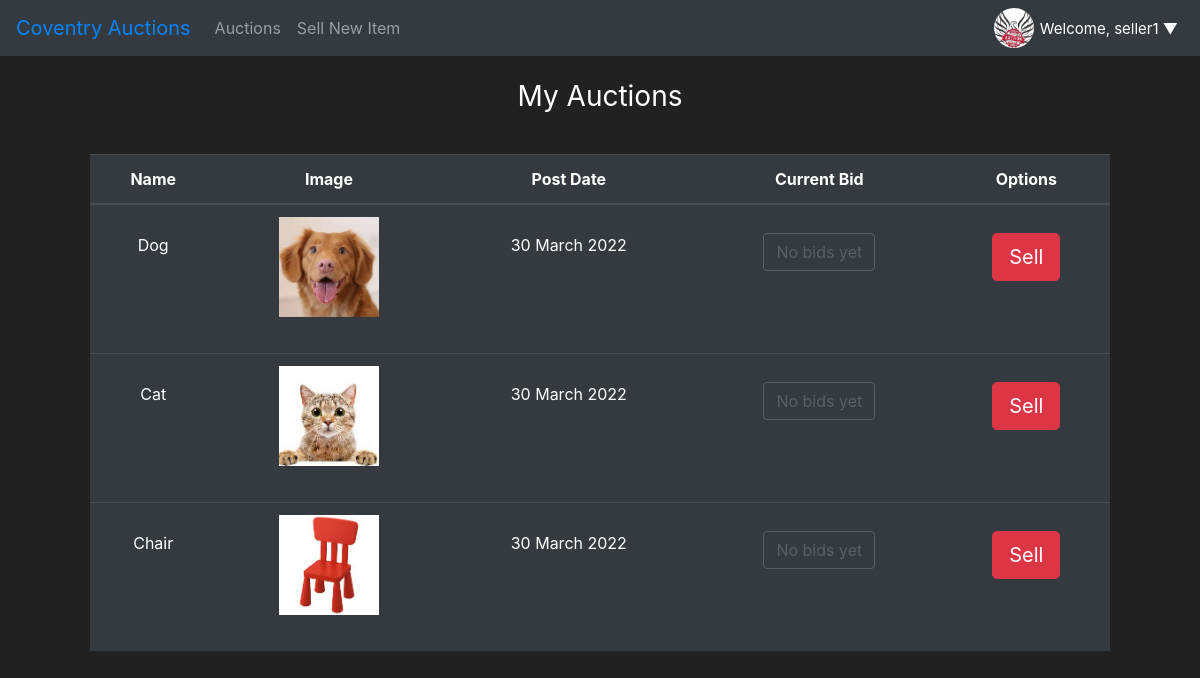
/myitems (signed in), run on the app's committed database.
### auction/models.py (models this page shows, shortened)
class User(db.Model, UserMixin):
    id = db.Column(db.Integer(), primary_key=True)
    username = db.Column(db.String(length=30), nullable=False, unique=True)
    email_address = db.Column(db.String(length=50), nullable=False, unique=True)
    phone_number = db.Column(db.String(), nullable=False, unique=True)
    password_hash = db.Column(db.String(length=60), nullable=False)
    items = db.relationship('Item', backref='owned_user', lazy=True)
    @property
    def password(self):
        return self.password

class Item(db.Model):
    id = db.Column(db.Integer(), primary_key=True)
    name = db.Column(db.String(length=30), nullable=False)
    start_price = db.Column(db.Integer(), nullable=False)
    description = db.Column(db.String(length=1024), nullable=False)
    image = db.Column(db.String(20), nullable=False, unique=True, default='default.jpg')
    owner = db.Column(db.Integer(), db.ForeignKey('user.id'))
    seller = db.Column(db.String(20))
    date_created = db.Column(db.DateTime)
    show_date = db.Column(db.String(10))
    duration = db.Column(db.Integer(), default=1)
    curr_bid = db.Column(db.Integer(), nullable=False)
    last_bidder = db.Column(db.Integer(), default=None)
    highest_bidder_id = db.Column(db.Integer(), default=None)
    item_sold = db.Column(db.Boolean(), default=False)

### auction/routes.py (the view)
@app.route('/myitems', methods=['GET', 'POST'])
@login_required
def myitems_page():
    items = Item.query.filter_by(seller=current_user.username)
    return render_template('myitems.html', items=items)

### auction/models.py (called while the page is built)
@login_manager.user_loader
def load_user(user_id):
    return User.query.get(int(user_id))

### auction/templates/myitems.html (shortened to what this page needs)
{% extends 'base.html' %} {% block title %} My Items {% endblock %} {% block
content %}
<body class="text-center">
    <div class="container" style="padding-left: 5%; padding-right: 5%; padding-top: 2%">
        <h1 class="h3 mb-3 font-weight-normal">My Auctions</h1>
        <br />
        <table class="table table-hover table-dark">
            <thead>
                <tr>
                    <th scope="col">Name</th>
                    <th scope="col">Image</th>
                    <th scope="col">Post Date</th>
                    <th scope="col">Current Bid</th>
                    <th scope="col">Options</th>
                </tr>
            </thead>
            <tbody>
                {% for item in items %}
                <tr>
                    <td><p></p>{{ item.name }}</td>
                    <td><img class="mb-4" src="static/images/{{item.image}}" width="100" height="100" /></td>
                    <td><p></p>{{ item.show_date }}</td>
                    <td>
                        {% if item.item_sold == False %}
                            {% if item.curr_bid == item.start_price %}
                                <button class="btn-theme btn btn-outline-secondary" disabled>No bids yet</button>
                            {% else %}
                                <p></p>£{{ item.curr_bid }}
                            {% endif %}
                        {% endif %}
                    </td>
                    <td>
                        {% if item.item_sold == False %}
                            <p><p></p>
                            <a href="{{ url_for('sold', item_id=item.id) }}">
                                <button type="button" class="btn btn-lg btn-danger">
                                   Sell
                                </button>
                            </a>
                        {% else %}
                            <p></p>
                            <button type="button" class="btn btn-lg btn-danger" disabled>
                                   Sold
                            </button>
                        {% endif %}
                    </td>
                </tr>
                {% endfor %}
            </tbody>
        </table>
    </div>
</body>
{% endblock %}

### auction/templates/base.html (shortened to what this page needs)
<!DOCTYPE html>
<html lang="en">
<head>
    <link rel="stylesheet" href="https://cdn.jsdelivr.net/npm/bootstrap@4.5.3/dist/css/bootstrap.min.css"
 />
</head>
<body>
    <nav class="navbar navbar-expand-md navbar-dark bg-dark">
        <a class="navbar-brand" href="{{ url_for('auction_page') }}" style="color: rgb(0, 132, 255)">Coventry
            Auctions</a>
        <div class="collapse navbar-collapse" id="navbarNav">
            <ul class="navbar-nav mr-auto">
                <li class="nav-item">
                    <a class="nav-link" href="{{ url_for('auction_page') }}">Auctions</a>
                </li>
                <li class="nav-item mr-auto">
                    <a class="nav-link" href="{{ url_for('sellitem_page') }}">Sell New Item</a>
                </li>
            </ul>
            {% if current_user.is_authenticated %}
            <ul class="navbar-nav">
                <li class="nav-item">
                        <img src="static\images\CovUniAuction.png"
                            width="40" height="40" class="rounded-circle">
                </li>
                <li class="nav-item nav-item-user">
                    <div class="dropdown">
                        <button class="dropbtn">Welcome, {{ current_user.username }} <span
                                class="arrow">&#9660;</span></button>
                    </div>
                </li>
            </ul>
            {% endif %}
        </div>
    </nav>
     {% block content %} {% endblock %}
</body>
</html>

### auction/templates/base.html (style rules this page uses)
body { background-color: #212121; color: white; }
.dropbtn { background-color: #343A40; color: white; font-size: 15px; border: none; }
.nav-item-user { padding-top: 4%; }
.dropdown { position: relative; display: inline-block; }

### data on the page
User: username "seller1"
Item: name "Dog", image (picture), show_date "30 March 2022", item_sold "No bids yet"
Item: name "Cat", image (picture), show_date "30 March 2022", item_sold "No bids yet"
Item: name "Chair", image (picture), show_date "30 March 2022", item_sold "No bids yet"
